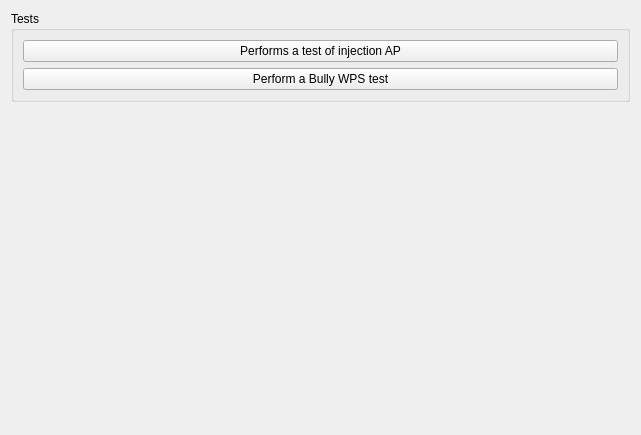
        <widget class="QWidget" name="page2_2">
         <property name="geometry">
          <rect>
           <x>0</x>
           <y>0</y>
           <width>641</width>
           <height>435</height>
          </rect>
         </property>
         <attribute name="label">
          <string>General functionalities</string>
         </attribute>
         <layout class="QVBoxLayout" name="_2">
          <item>
           <widget class="QGroupBox" name="buttonGroup2_2_3">
            <property name="title">
             <string>Tests</string>
            </property>
            <layout class="QVBoxLayout" name="_4">
             <item>
              <widget class="QPushButton" name="button_wpa_test_inj_2">
               <property name="text">
                <string>Performs a test of injection AP</string>
               </property>
              </widget>
             </item>
             <item>
              <widget class="QPushButton" name="pushButton_2">
               <property name="text">
                <string>Perform a Bully WPS test</string>
               </property>
              </widget>
             </item>
            </layout>
           </widget>
          </item>
          <item>
           <spacer name="spacer22_3_3">
            <property name="orientation">
             <enum>Qt::Vertical</enum>
            </property>
            <property name="sizeType">
             <enum>QSizePolicy::Expanding</enum>
            </property>
            <property name="sizeHint" stdset="0">
             <size>
              <width>41</width>
              <height>140</height>
             </size>
            </property>
           </spacer>
          </item>
         </layout>
        </widget>
